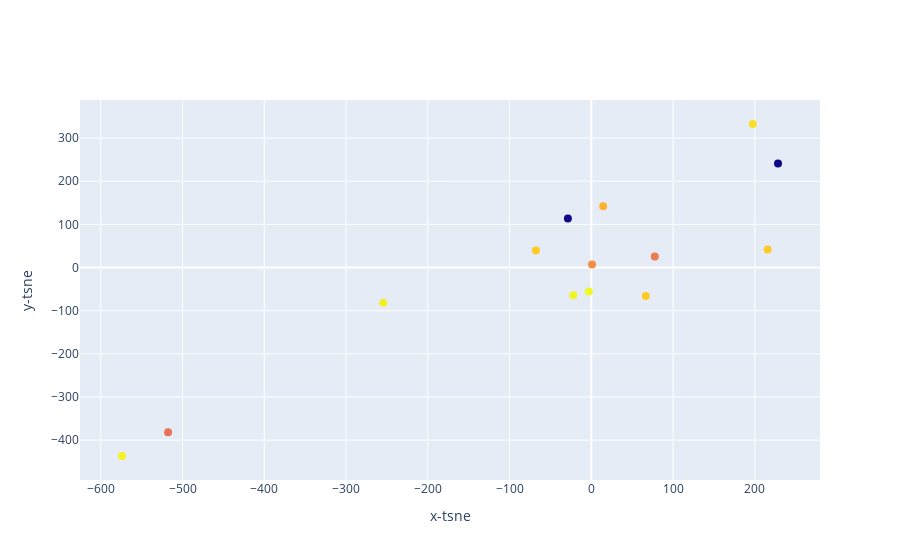

Source (notebook cell):
### Code cell
not_top_songs(df_new)

### Figure 1 — Plotly figure (JSON) as saved in the notebook; plotly's stock layout.template omitted (floating-point values rounded to 4 significant figures)
{"data": [{"marker": {"color": [-6.09, -5.843, -7.23, -6.312, -10.07, -5.934, -5.892, -5.944, -10.11, -7.365, -7.005, -6.318, -6.593, -6.319], "size": 8}, "mode": "markers", "text": ["Post Malone - rockstar (feat. 21 Savage)", "Post Malone - Better Now", "Juice WRLD - Lucid Dreams", "Ed Sheeran - Perfect", "XXXTENTACION - changes", "Ariana Grande - God is a woman", "David Guetta - Flames", "Post Malone - Candy Paint", "Billie Eilish - lovely (with Khalid)", "Ed Sheeran - Perfect Duet (Ed Sheeran & Beyonc?)", "Zac Efron - Rewrite The Stars", "Clean Bandit - I Miss You (feat. Julia Michaels)", "ZAYN - Dusk Till Dawn - Radio Edit", "Dean Lewis - Be Alright"], "type": "scatter", "x": [197.6, -2.949, 77.68, 66.62, -28.62, -574.0, -22.03, -254.5, 228.4, -517.7, 0.9244, 215.7, 14.54, -67.76], "y": [332.6, -55.63, 25.46, -66.16, 113.4, -436.8, -64.25, -81.76, 240.9, -381.8, 6.983, 41.97, 141.9, 39.42]}], "layout": {"xaxis": {"title": {"text": "x-tsne"}}, "yaxis": {"title": {"text": "y-tsne"}}}}
